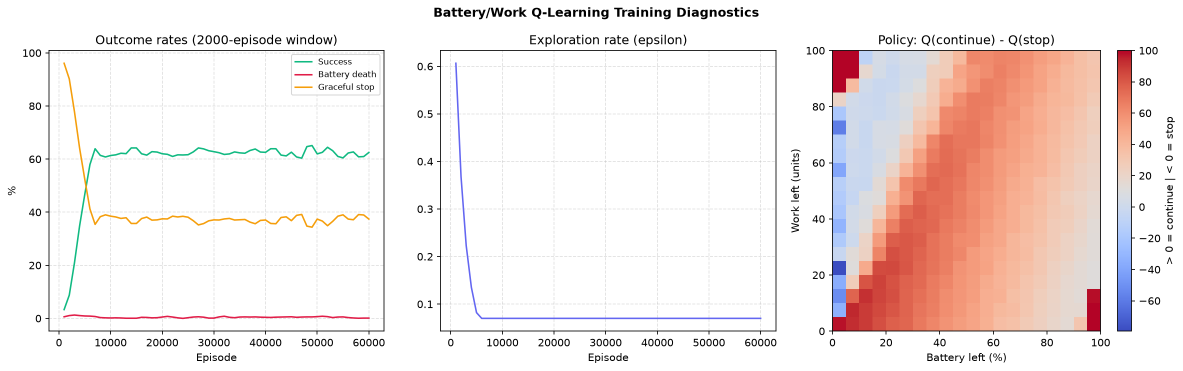
#> input picture backend/battery_rl_training_curve.png, 2365 x 742 px (shown at 1/2 size)
$ python -i frame_buffer_grabber.py   (imports and definitions only)
#> lines starting #> are read from the running program, lines starting #| are printed output that depends on the picture; after the words box and inside, x2 and y2 are one past the last pixel; in counts of white or black regions, pixels touching at a corner belong together
#> further down, picture is the input picture: shape (742, 2365, 3); mean B, G, R 229.9, 232.1, 243.2
import cv2
import numpy as np
import base64
import time
import os
import glob
import threading
from typing import List, Dict, Any, Optional

class DisplayBufferVisionModel:
    """
    Real-time vision pipeline running on the raw, uncompressed frame buffer.
    Detects textual regions, mathematical formulas, and architectural diagram figures.
    """
    def __init__(self):
        self._ocr_reader = None

    # [8 lines left out: function _get_ocr, not called in this run]

    def detect_regions(self, frame: np.ndarray) -> List[Dict[str, Any]]:
        """
        Detects bounding boxes for diagrams, figures, formulas, and text blocks.
        """
        h_img, w_img = frame.shape[:2]
#> h_img = 742; w_img = 2365
        gray = cv2.cvtColor(frame, cv2.COLOR_BGR2GRAY)
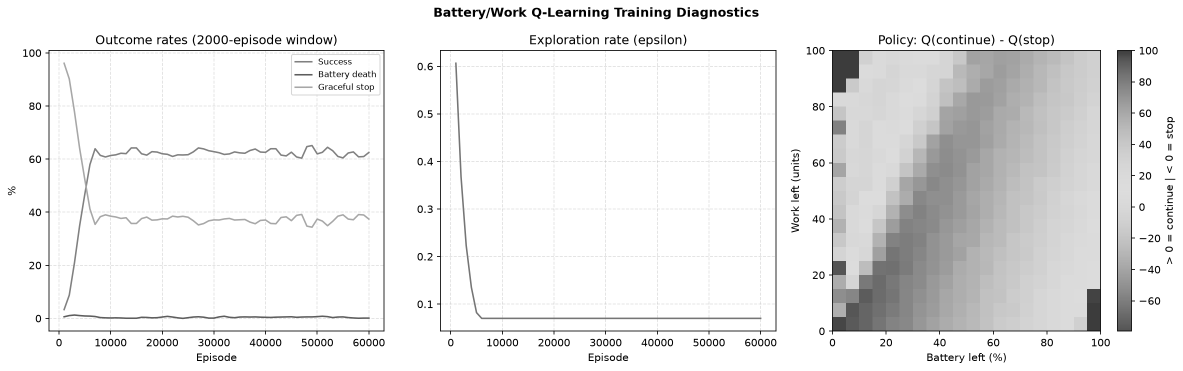
#> gray: shape (742, 2365) (shown at 1/2 size); min 0, max 255, mean 235.1
        blurred = cv2.GaussianBlur(gray, (5, 5), 0)
        thresh = cv2.adaptiveThreshold(
            blurred, 255, cv2.ADAPTIVE_THRESH_GAUSSIAN_C, cv2.THRESH_BINARY_INV, 11, 2
        )
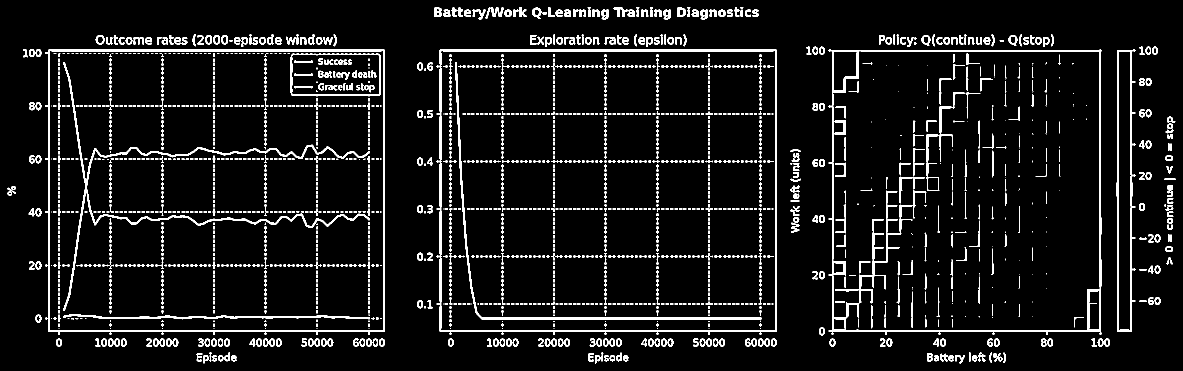
#> thresh: shape (742, 2365) (shown at 1/2 size); 7.3% white; 2134 white regions (350 under 20 px)
        contours, _ = cv2.findContours(thresh, cv2.RETR_EXTERNAL, cv2.CHAIN_APPROX_SIMPLE)
#> contours = 332 contours, 20 with area under 20; largest, box (x1, y1, x2, y2) and area: (873, 99, 1554, 670) 380225, (90, 99, 770, 670) 379661, (1657, 99, 2203, 670) 302080, (2233, 99, 2271, 663) 16500, (1064, 15, 1083, 38) 276

        regions = []
        for c in contours:
            x, y, w, h = cv2.boundingRect(c)
            area = w * h
            if 80 < w and 35 < h and area < (w_img * h_img * 0.85):
                aspect = w / float(h)
                if aspect > 3.0:
                    label = "text_header"
                    conf = 0.94
                elif 0.6 <= aspect <= 2.8 and w > 130 and h > 80:
                    label = "diagram_figure"
                    conf = 0.91
                elif aspect < 0.6:
                    label = "formula_column"
                    conf = 0.86
                else:
                    label = "text_block"
                    conf = 0.89

                regions.append({
                    "x": int(x),
                    "y": int(y),
                    "w": int(w),
                    "h": int(h),
                    "label": label,
                    "confidence": conf
                })
#> this loop made 332 passes
#> (x, y, w, h, area, aspect) on passes 196 to 198: (1657, 99, 546, 571, 311766, 0.956), (873, 99, 681, 571, 388851, 1.19), (90, 99, 680, 571, 388280, 1.19)
#> (x, y, w, h, area) on passes 1 to 6: (1944, 710, 11, 13, 143), (1910, 710, 20, 17, 340), (1897, 710, 11, 13, 143), (1868, 710, 10, 13, 130), (1246, 710, 11, 13, 143), (1219, 710, 11, 13, 143)
#> after the loop, regions = 3 items

        # Sort by area descending and keep top distinct regions
        regions.sort(key=lambda r: r["w"] * r["h"], reverse=True)
        return regions[:6]

    # [37 lines left out: functions annotate_frame, extract_text_fast, not called in this run]

class HardwareFrameBufferGrabber:
    """
    Option #5: Physical Display Output Frame-Grabber & Multimodal Synchronizer.
    Interception point for Projector/Smart Whiteboard HDMI display output.
    Captures raw uncompressed RGB frame buffers directly, detects visual changes
    in real time, and matches them to timestamped lecture audio.
    """
    def __init__(self):
        self.vision = DisplayBufferVisionModel()
        self.is_capturing = False
        self._thread: Optional[threading.Thread] = None
        self._stop_event = threading.Event()
        self._manual_advance_event = threading.Event()

        # Telemetry metrics
        self.source_type = "PROJECTOR_HDMI_FRAMEBUFFER"
        self.resolution = "1280x720"
        self.fps = 30.0
        self.bandwidth_mb_s = 79.1
        self.latency_ms = 2.1
        self.total_frames_analyzed = 0
        self.changes_detected_count = 0
        self.start_timestamp = 0.0
        self.whiteboard_slide_index = 0

        # Ring buffer of captured multimodal slide keyframes
        self.snapshots: List[Dict[str, Any]] = []
        self._lock = threading.Lock()

    # [25 lines left out: function get_telemetry, not called in this run]

    def get_snapshots(self) -> List[Dict[str, Any]]:
        with self._lock:
            return list(self.snapshots)

    # [297 lines left out: functions force_next_slide, start_capture, stop_capture, _capture_worker, _record_keyframe_snapshot, _generate_synthetic_whiteboard_frame, not called in this run]

# Global singleton instance
frame_grabber = HardwareFrameBufferGrabber()

>>> import cv2
>>> picture = cv2.imread('../battery_rl_training_curve.png')
>>> result = DisplayBufferVisionModel().detect_regions(picture)
#> result = 3 items
